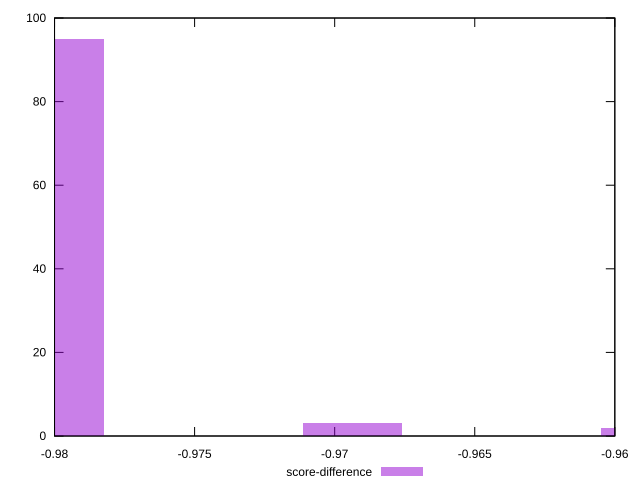

gnuplot code for this plot:
reset

$scoreDifference <<EOF
-0.9693710963117201 3
-0.9800235259415193 95
-0.9587186666819211 2
EOF

set key outside below
set boxwidth 0.0035508098765997076
set xrange [-0.98:-0.96]
set yrange [0:100]
set trange [0:100]
set style fill transparent solid 0.5 noborder
set terminal svg size 640, 490 enhanced background rgb 'white'
set output "report_0_00242021-02-20T12:25:28.543Z/total-byte-weight/samples/pages/score-difference/histogram.svg"

plot $scoreDifference title "score-difference" with boxes

reset
